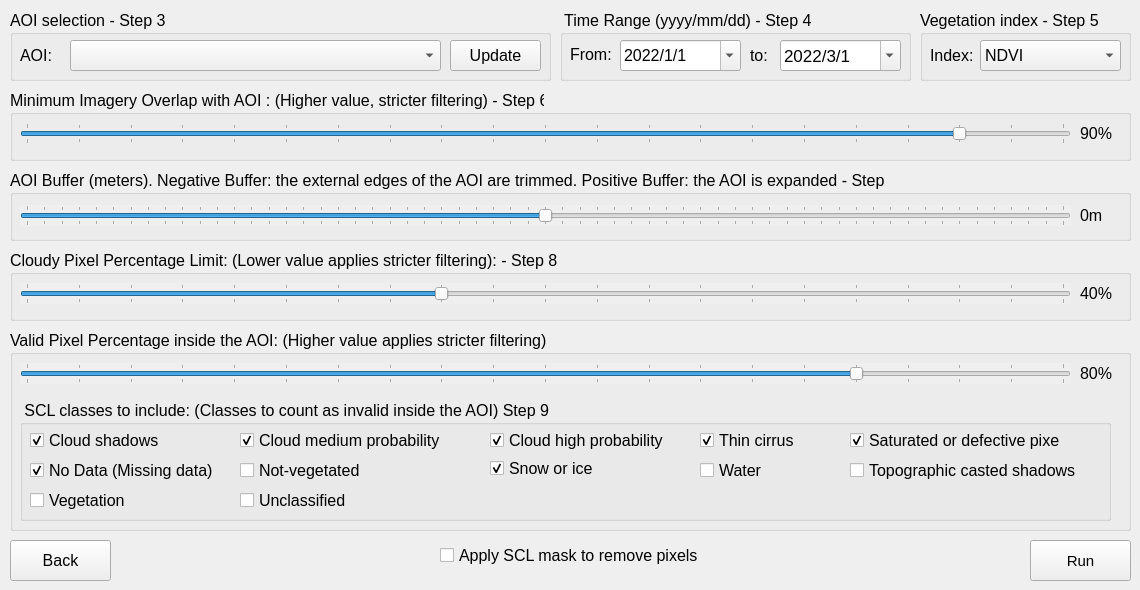
   <widget class="QWidget" name="tab_13">
    <attribute name="title">
     <string>Overview</string>
    </attribute>
    <widget class="QGroupBox" name="groupBox_12">
     <property name="geometry">
      <rect>
       <x>10</x>
       <y>10</y>
       <width>541</width>
       <height>71</height>
      </rect>
     </property>
     <property name="font">
      <font>
       <pointsize>12</pointsize>
      </font>
     </property>
     <property name="title">
      <string>AOI selection - Step 3</string>
     </property>
     <widget class="QComboBox" name="vector_layer_combobox_2">
      <property name="geometry">
       <rect>
        <x>60</x>
        <y>30</y>
        <width>371</width>
        <height>31</height>
       </rect>
      </property>
      <property name="font">
       <font>
        <pointsize>12</pointsize>
       </font>
      </property>
     </widget>
     <widget class="QPushButton" name="update_vector_2">
      <property name="geometry">
       <rect>
        <x>440</x>
        <y>30</y>
        <width>91</width>
        <height>31</height>
       </rect>
      </property>
      <property name="font">
       <font>
        <pointsize>12</pointsize>
       </font>
      </property>
      <property name="text">
       <string>Update</string>
      </property>
      <property name="icon">
       <iconset>
        <normaloff>../medias/refresh-3104.png</normaloff>../medias/refresh-3104.png</iconset>
      </property>
     </widget>
     <widget class="QLabel" name="label_6">
      <property name="geometry">
       <rect>
        <x>10</x>
        <y>35</y>
        <width>41</width>
        <height>21</height>
       </rect>
      </property>
      <property name="font">
       <font>
        <pointsize>12</pointsize>
       </font>
      </property>
      <property name="text">
       <string>AOI:</string>
      </property>
     </widget>
    </widget>
    <widget class="QPushButton" name="loadtimeseries">
     <property name="enabled">
      <bool>true</bool>
     </property>
     <property name="geometry">
      <rect>
       <x>1030</x>
       <y>540</y>
       <width>101</width>
       <height>41</height>
      </rect>
     </property>
     <property name="font">
      <font>
       <pointsize>11</pointsize>
      </font>
     </property>
     <property name="text">
      <string>Run</string>
     </property>
     <property name="icon">
      <iconset>
       <normaloff>../medias/icons8-reproduzir-50.png</normaloff>../medias/icons8-reproduzir-50.png</iconset>
     </property>
    </widget>
    <widget class="QGroupBox" name="groupBox_18">
     <property name="geometry">
      <rect>
       <x>10</x>
       <y>250</y>
       <width>1121</width>
       <height>71</height>
      </rect>
     </property>
     <property name="font">
      <font>
       <pointsize>12</pointsize>
      </font>
     </property>
     <property name="title">
      <string>Cloudy Pixel Percentage Limit: (Lower value applies stricter filtering): - Step 8</string>
     </property>
     <widget class="QSlider" name="horizontalSlider_total_pixel_limit_2">
      <property name="enabled">
       <bool>true</bool>
      </property>
      <property name="geometry">
       <rect>
        <x>10</x>
        <y>33</y>
        <width>1051</width>
        <height>21</height>
       </rect>
      </property>
      <property name="autoFillBackground">
       <bool>true</bool>
      </property>
      <property name="minimum">
       <number>0</number>
      </property>
      <property name="maximum">
       <number>100</number>
      </property>
      <property name="singleStep">
       <number>5</number>
      </property>
      <property name="pageStep">
       <number>5</number>
      </property>
      <property name="value">
       <number>40</number>
      </property>
      <property name="sliderPosition">
       <number>40</number>
      </property>
      <property name="orientation">
       <enum>Qt::Horizontal</enum>
      </property>
      <property name="tickPosition">
       <enum>QSlider::TicksBothSides</enum>
      </property>
     </widget>
     <widget class="QLabel" name="label_cloud_2">
      <property name="geometry">
       <rect>
        <x>1070</x>
        <y>33</y>
        <width>51</width>
        <height>21</height>
       </rect>
      </property>
      <property name="font">
       <font>
        <pointsize>12</pointsize>
       </font>
      </property>
      <property name="text">
       <string>40%</string>
      </property>
     </widget>
    </widget>
    <widget class="QGroupBox" name="groupBox_19">
     <property name="geometry">
      <rect>
       <x>10</x>
       <y>330</y>
       <width>1121</width>
       <height>201</height>
      </rect>
     </property>
     <property name="font">
      <font>
       <pointsize>12</pointsize>
      </font>
     </property>
     <property name="title">
      <string>Valid Pixel Percentage inside the AOI: (Higher value applies stricter filtering)</string>
     </property>
     <widget class="QSlider" name="horizontalSlider_local_pixel_limit_2">
      <property name="enabled">
       <bool>true</bool>
      </property>
      <property name="geometry">
       <rect>
        <x>10</x>
        <y>33</y>
        <width>1051</width>
        <height>21</height>
       </rect>
      </property>
      <property name="autoFillBackground">
       <bool>true</bool>
      </property>
      <property name="minimum">
       <number>0</number>
      </property>
      <property name="maximum">
       <number>100</number>
      </property>
      <property name="singleStep">
       <number>5</number>
      </property>
      <property name="pageStep">
       <number>5</number>
      </property>
      <property name="value">
       <number>80</number>
      </property>
      <property name="sliderPosition">
       <number>80</number>
      </property>
      <property name="orientation">
       <enum>Qt::Horizontal</enum>
      </property>
      <property name="tickPosition">
       <enum>QSlider::TicksBothSides</enum>
      </property>
     </widget>
     <widget class="QLabel" name="label_cloud_aoi_2">
      <property name="geometry">
       <rect>
        <x>1070</x>
        <y>33</y>
        <width>47</width>
        <height>21</height>
       </rect>
      </property>
      <property name="font">
       <font>
        <pointsize>12</pointsize>
       </font>
      </property>
      <property name="text">
       <string>80%</string>
      </property>
     </widget>
     <widget class="QGroupBox" name="groupBox_20">
      <property name="geometry">
       <rect>
        <x>10</x>
        <y>70</y>
        <width>1091</width>
        <height>121</height>
       </rect>
      </property>
      <property name="font">
       <font>
        <pointsize>12</pointsize>
       </font>
      </property>
      <property name="title">
       <string> SCL classes to include: (Classes to count as invalid inside the AOI) Step 9</string>
      </property>
      <widget class="QCheckBox" name="mask_class9_2">
       <property name="geometry">
        <rect>
         <x>470</x>
         <y>30</y>
         <width>181</width>
         <height>20</height>
        </rect>
       </property>
       <property name="font">
        <font>
         <pointsize>12</pointsize>
        </font>
       </property>
       <property name="text">
        <string>Cloud high probability</string>
       </property>
       <property name="checked">
        <bool>true</bool>
       </property>
      </widget>
      <widget class="QCheckBox" name="mask_class3_2">
       <property name="geometry">
        <rect>
         <x>10</x>
         <y>30</y>
         <width>131</width>
         <height>20</height>
        </rect>
       </property>
       <property name="font">
        <font>
         <pointsize>12</pointsize>
        </font>
       </property>
       <property name="text">
        <string>Cloud shadows</string>
       </property>
       <property name="checked">
        <bool>true</bool>
       </property>
      </widget>
      <widget class="QCheckBox" name="mask_class6_2">
       <property name="geometry">
        <rect>
         <x>680</x>
         <y>60</y>
         <width>81</width>
         <height>20</height>
        </rect>
       </property>
       <property name="font">
        <font>
         <pointsize>12</pointsize>
        </font>
       </property>
       <property name="text">
        <string>Water</string>
       </property>
      </widget>
      <widget class="QCheckBox" name="mask_class8_2">
       <property name="geometry">
        <rect>
         <x>220</x>
         <y>30</y>
         <width>221</width>
         <height>21</height>
        </rect>
       </property>
       <property name="font">
        <font>
         <pointsize>12</pointsize>
        </font>
       </property>
       <property name="text">
        <string>Cloud medium probability</string>
       </property>
       <property name="checked">
        <bool>true</bool>
       </property>
      </widget>
      <widget class="QCheckBox" name="mask_class10_2">
       <property name="geometry">
        <rect>
         <x>680</x>
         <y>30</y>
         <width>121</width>
         <height>21</height>
        </rect>
       </property>
       <property name="font">
        <font>
         <pointsize>12</pointsize>
        </font>
       </property>
       <property name="text">
        <string>Thin cirrus</string>
       </property>
       <property name="checked">
        <bool>true</bool>
       </property>
      </widget>
      <widget class="QCheckBox" name="mask_class1_2">
       <property name="geometry">
        <rect>
         <x>830</x>
         <y>30</y>
         <width>211</width>
         <height>21</height>
        </rect>
       </property>
       <property name="font">
        <font>
         <pointsize>12</pointsize>
        </font>
       </property>
       <property name="text">
        <string>Saturated or defective pixel</string>
       </property>
       <property name="checked">
        <bool>true</bool>
       </property>
      </widget>
      <widget class="QCheckBox" name="mask_class0_2">
       <property name="geometry">
        <rect>
         <x>10</x>
         <y>60</y>
         <width>191</width>
         <height>21</height>
        </rect>
       </property>
       <property name="font">
        <font>
         <pointsize>12</pointsize>
        </font>
       </property>
       <property name="text">
        <string>No Data (Missing data)</string>
       </property>
       <property name="checked">
        <bool>true</bool>
       </property>
      </widget>
      <widget class="QCheckBox" name="mask_class4_2">
       <property name="geometry">
        <rect>
         <x>10</x>
         <y>90</y>
         <width>111</width>
         <height>21</height>
        </rect>
       </property>
       <property name="font">
        <font>
         <pointsize>12</pointsize>
        </font>
       </property>
       <property name="text">
        <string>Vegetation</string>
       </property>
      </widget>
      <widget class="QCheckBox" name="mask_class5_2">
       <property name="geometry">
        <rect>
         <x>220</x>
         <y>60</y>
         <width>121</width>
         <height>21</height>
        </rect>
       </property>
       <property name="font">
        <font>
         <pointsize>12</pointsize>
        </font>
       </property>
       <property name="text">
        <string>Not-vegetated</string>
       </property>
      </widget>
      <widget class="QCheckBox" name="mask_class7_2">
       <property name="geometry">
        <rect>
         <x>220</x>
         <y>90</y>
         <width>111</width>
         <height>21</height>
        </rect>
       </property>
       <property name="font">
        <font>
         <pointsize>12</pointsize>
        </font>
       </property>
       <property name="text">
        <string>Unclassified</string>
       </property>
      </widget>
      <widget class="QCheckBox" name="mask_class2_2">
       <property name="geometry">
        <rect>
         <x>830</x>
         <y>60</y>
         <width>251</width>
         <height>21</height>
        </rect>
       </property>
       <property name="font">
        <font>
         <pointsize>12</pointsize>
        </font>
       </property>
       <property name="text">
        <string>Topographic casted shadows</string>
       </property>
      </widget>
      <widget class="QCheckBox" name="mask_class11_2">
       <property name="geometry">
        <rect>
         <x>470</x>
         <y>60</y>
         <width>111</width>
         <height>17</height>
        </rect>
       </property>
       <property name="font">
        <font>
         <pointsize>12</pointsize>
        </font>
       </property>
       <property name="text">
        <string>Snow or ice</string>
       </property>
       <property name="checked">
        <bool>true</bool>
       </property>
      </widget>
     </widget>
    </widget>
    <widget class="QGroupBox" name="groupBox_17">
     <property name="geometry">
      <rect>
       <x>10</x>
       <y>90</y>
       <width>1121</width>
       <height>71</height>
      </rect>
     </property>
     <property name="font">
      <font>
       <pointsize>12</pointsize>
      </font>
     </property>
     <property name="title">
      <string>Minimum Imagery Overlap with AOI : (Higher value, stricter filtering) - Step 6</string>
     </property>
     <widget class="QSlider" name="horizontalSlider_aio_cover_2">
      <property name="enabled">
       <bool>true</bool>
      </property>
      <property name="geometry">
       <rect>
        <x>10</x>
        <y>33</y>
        <width>1051</width>
        <height>21</height>
       </rect>
      </property>
      <property name="autoFillBackground">
       <bool>false</bool>
      </property>
      <property name="minimum">
       <number>0</number>
      </property>
      <property name="maximum">
       <number>100</number>
      </property>
      <property name="singleStep">
       <number>5</number>
      </property>
      <property name="pageStep">
       <number>5</number>
      </property>
      <property name="value">
       <number>90</number>
      </property>
      <property name="sliderPosition">
       <number>90</number>
      </property>
      <property name="orientation">
       <enum>Qt::Horizontal</enum>
      </property>
      <property name="tickPosition">
       <enum>QSlider::TicksBothSides</enum>
      </property>
     </widget>
     <widget class="QLabel" name="label_coverage_2">
      <property name="geometry">
       <rect>
        <x>1070</x>
        <y>33</y>
        <width>51</width>
        <height>21</height>
       </rect>
      </property>
      <property name="font">
       <font>
        <pointsize>12</pointsize>
       </font>
      </property>
      <property name="text">
       <string>90%</string>
      </property>
     </widget>
     <widget class="QLabel" name="label_12">
      <property name="geometry">
       <rect>
        <x>120</x>
        <y>-40</y>
        <width>31</width>
        <height>21</height>
       </rect>
      </property>
      <property name="text">
       <string>90%</string>
      </property>
     </widget>
     <zorder>label_coverage_2</zorder>
     <zorder>label_12</zorder>
     <zorder>horizontalSlider_aio_cover_2</zorder>
    </widget>
    <widget class="QGroupBox" name="groupBox_30">
     <property name="geometry">
      <rect>
       <x>10</x>
       <y>170</y>
       <width>1121</width>
       <height>71</height>
      </rect>
     </property>
     <property name="font">
      <font>
       <pointsize>12</pointsize>
      </font>
     </property>
     <property name="title">
      <string>AOI Buffer (meters). Negative Buffer: the external edges of the AOI are trimmed. Positive Buffer: the AOI is expanded - Step 7</string>
     </property>
     <widget class="QLabel" name="label_buffer_2">
      <property name="geometry">
       <rect>
        <x>1070</x>
        <y>35</y>
        <width>51</width>
        <height>21</height>
       </rect>
      </property>
      <property name="font">
       <font>
        <pointsize>12</pointsize>
       </font>
      </property>
      <property name="text">
       <string>0m</string>
      </property>
     </widget>
     <widget class="QSlider" name="horizontalSlider_buffer_2">
      <property name="enabled">
       <bool>true</bool>
      </property>
      <property name="geometry">
       <rect>
        <x>10</x>
        <y>35</y>
        <width>1051</width>
        <height>21</height>
       </rect>
      </property>
      <property name="autoFillBackground">
       <bool>true</bool>
      </property>
      <property name="minimum">
       <number>-300</number>
      </property>
      <property name="maximum">
       <number>300</number>
      </property>
      <property name="singleStep">
       <number>10</number>
      </property>
      <property name="pageStep">
       <number>10</number>
      </property>
      <property name="value">
       <number>0</number>
      </property>
      <property name="sliderPosition">
       <number>0</number>
      </property>
      <property name="orientation">
       <enum>Qt::Horizontal</enum>
      </property>
      <property name="tickPosition">
       <enum>QSlider::TicksBothSides</enum>
      </property>
     </widget>
    </widget>
    <widget class="QCheckBox" name="mask_2">
     <property name="geometry">
      <rect>
       <x>440</x>
       <y>540</y>
       <width>311</width>
       <height>31</height>
      </rect>
     </property>
     <property name="font">
      <font>
       <pointsize>12</pointsize>
      </font>
     </property>
     <property name="text">
      <string>Apply SCL mask to remove pixels</string>
     </property>
    </widget>
    <widget class="QPushButton" name="QPushButton_back_9">
     <property name="enabled">
      <bool>true</bool>
     </property>
     <property name="geometry">
      <rect>
       <x>10</x>
       <y>540</y>
       <width>101</width>
       <height>41</height>
      </rect>
     </property>
     <property name="font">
      <font>
       <pointsize>12</pointsize>
      </font>
     </property>
     <property name="text">
      <string>Back</string>
     </property>
     <property name="icon">
      <iconset>
       <normaloff>../medias/icons8-back-button-50.png</normaloff>../medias/icons8-back-button-50.png</iconset>
     </property>
    </widget>
    <widget class="QGroupBox" name="groupBox_21">
     <property name="geometry">
      <rect>
       <x>920</x>
       <y>10</y>
       <width>211</width>
       <height>71</height>
      </rect>
     </property>
     <property name="font">
      <font>
       <pointsize>12</pointsize>
      </font>
     </property>
     <property name="title">
      <string>Vegetation index - Step 5</string>
     </property>
     <widget class="QLabel" name="label_7">
      <property name="geometry">
       <rect>
        <x>10</x>
        <y>30</y>
        <width>51</width>
        <height>31</height>
       </rect>
      </property>
      <property name="font">
       <font>
        <pointsize>12</pointsize>
       </font>
      </property>
      <property name="text">
       <string>Index:</string>
      </property>
     </widget>
     <widget class="QComboBox" name="series_indice_2">
      <property name="geometry">
       <rect>
        <x>60</x>
        <y>30</y>
        <width>141</width>
        <height>31</height>
       </rect>
      </property>
      <property name="font">
       <font>
        <pointsize>12</pointsize>
       </font>
      </property>
      <item>
       <property name="text">
        <string>NDVI</string>
       </property>
      </item>
      <item>
       <property name="text">
        <string>GNDVI</string>
       </property>
      </item>
      <item>
       <property name="text">
        <string>EVI</string>
       </property>
      </item>
      <item>
       <property name="text">
        <string>SAVI</string>
       </property>
      </item>
     </widget>
    </widget>
    <widget class="QGroupBox" name="groupBox_22">
     <property name="geometry">
      <rect>
       <x>560</x>
       <y>10</y>
       <width>351</width>
       <height>71</height>
      </rect>
     </property>
     <property name="font">
      <font>
       <pointsize>12</pointsize>
      </font>
     </property>
     <property name="title">
      <string> Time Range (yyyy/mm/dd) - Step 4</string>
     </property>
     <widget class="QDateEdit" name="finaledit_2">
      <property name="geometry">
       <rect>
        <x>220</x>
        <y>30</y>
        <width>121</width>
        <height>31</height>
       </rect>
      </property>
      <property name="font">
       <font>
        <pointsize>13</pointsize>
       </font>
      </property>
      <property name="dateTime">
       <datetime>
        <hour>0</hour>
        <minute>0</minute>
        <second>0</second>
        <year>2022</year>
        <month>3</month>
        <day>1</day>
       </datetime>
      </property>
      <property name="currentSection">
       <enum>QDateTimeEdit::YearSection</enum>
      </property>
      <property name="displayFormat">
       <string>yyyy/M/d</string>
      </property>
      <property name="calendarPopup">
       <bool>true</bool>
      </property>
      <property name="timeSpec">
       <enum>Qt::LocalTime</enum>
      </property>
      <property name="date">
       <date>
        <year>2022</year>
        <month>3</month>
        <day>1</day>
       </date>
      </property>
     </widget>
     <widget class="QDateEdit" name="incioedit_2">
      <property name="geometry">
       <rect>
        <x>60</x>
        <y>30</y>
        <width>121</width>
        <height>31</height>
       </rect>
      </property>
      <property name="font">
       <font>
        <pointsize>12</pointsize>
       </font>
      </property>
      <property name="dateTime">
       <datetime>
        <hour>0</hour>
        <minute>0</minute>
        <second>0</second>
        <year>2022</year>
        <month>1</month>
        <day>1</day>
       </datetime>
      </property>
      <property name="displayFormat">
       <string>yyyy/M/d</string>
      </property>
      <property name="calendarPopup">
       <bool>true</bool>
      </property>
      <property name="date">
       <date>
        <year>2022</year>
        <month>1</month>
        <day>1</day>
       </date>
      </property>
     </widget>
     <widget class="QLabel" name="label_4">
      <property name="geometry">
       <rect>
        <x>10</x>
        <y>29</y>
        <width>51</width>
        <height>31</height>
       </rect>
      </property>
      <property name="font">
       <font>
        <pointsize>12</pointsize>
       </font>
      </property>
      <property name="text">
       <string>From:</string>
      </property>
     </widget>
     <widget class="QLabel" name="label_5">
      <property name="geometry">
       <rect>
        <x>190</x>
        <y>35</y>
        <width>41</width>
        <height>21</height>
       </rect>
      </property>
      <property name="font">
       <font>
        <pointsize>12</pointsize>
       </font>
      </property>
      <property name="text">
       <string>to:</string>
      </property>
     </widget>
    </widget>
   </widget>
